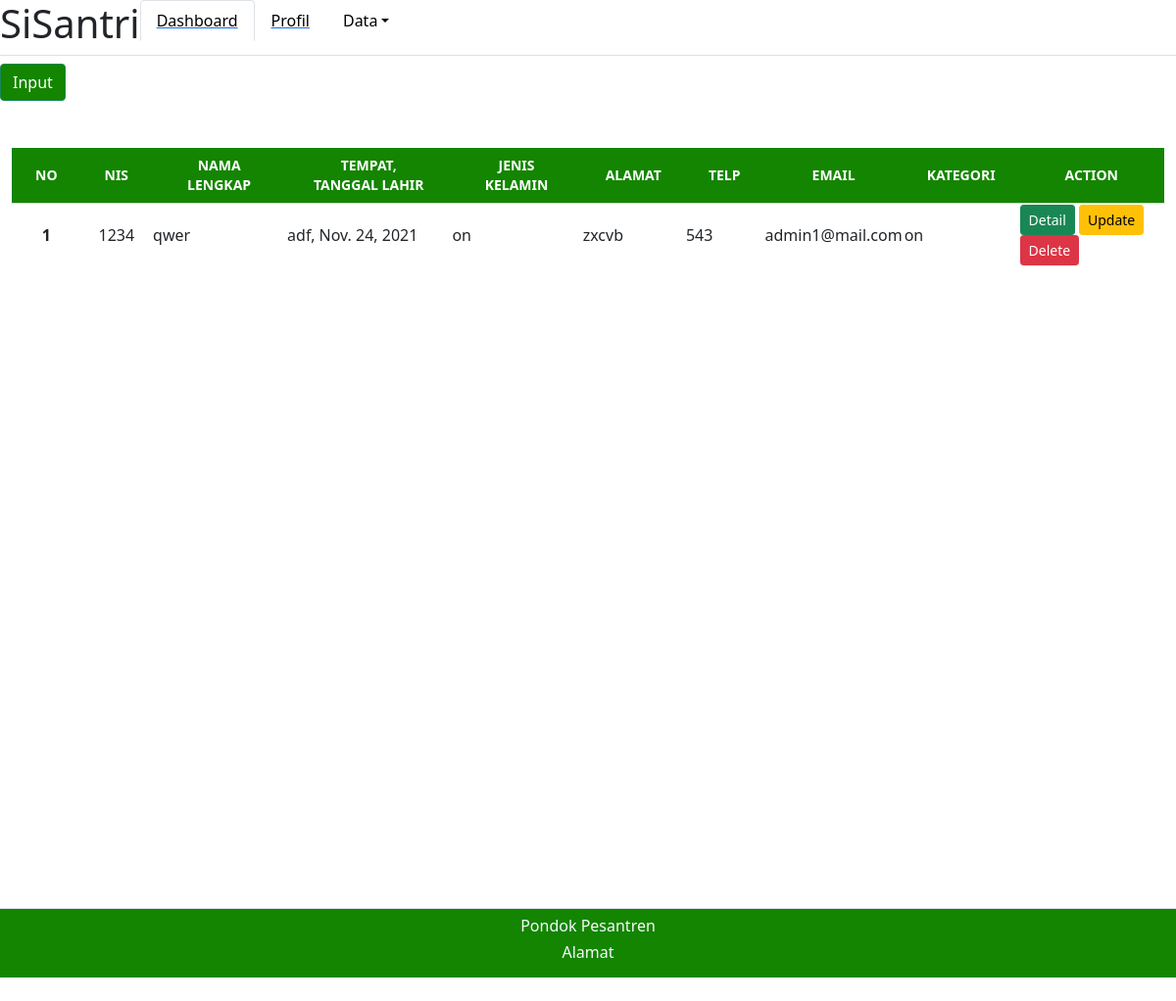
/adminpondok/datasantri/, run on an earlier commit of the app's database.
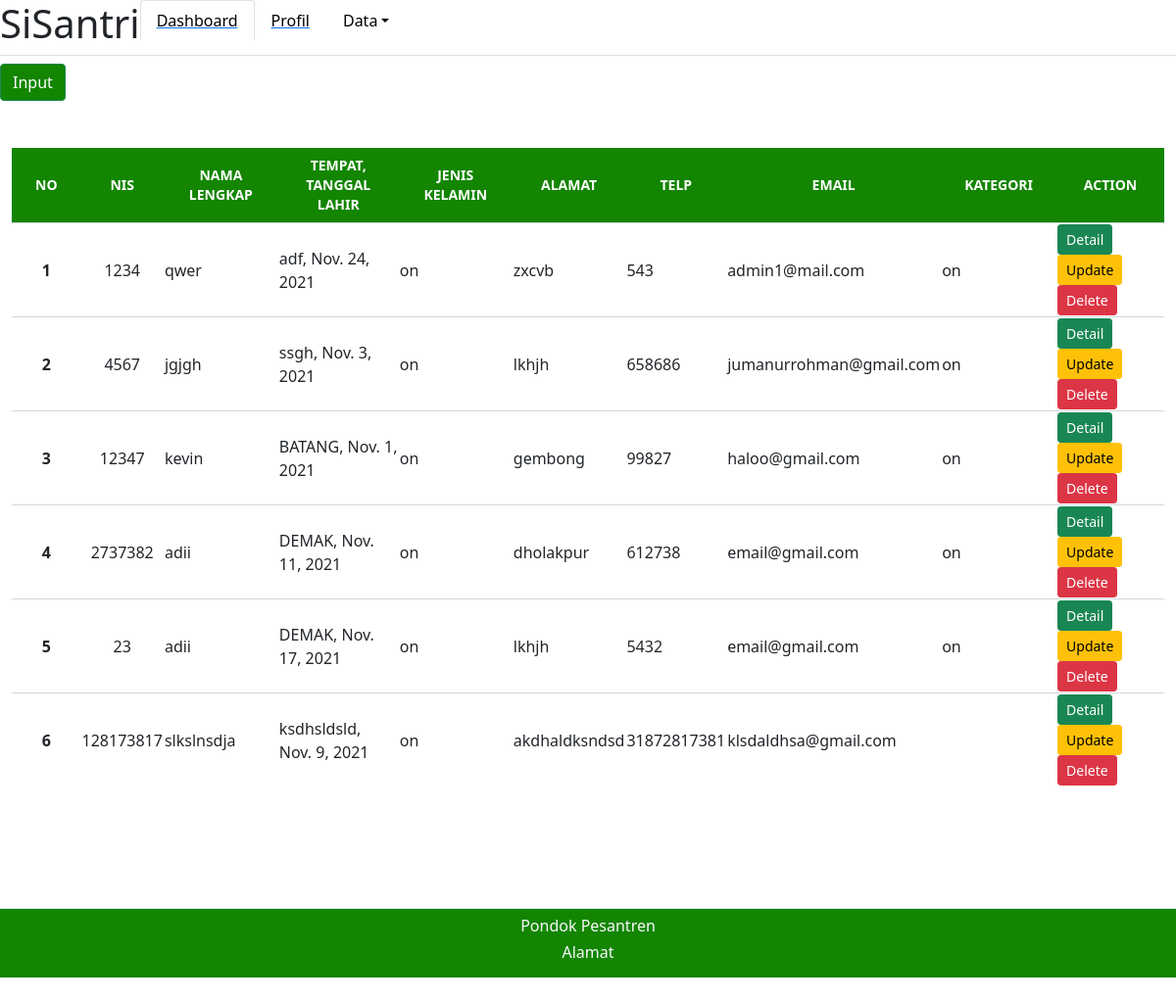
And on a later commit of the database.
### adminpondok/models.py (models this page shows)
class Santri(models.Model):
    kelamin = [
        ('Laki-Laki', 'Laki-Laki'),
        ('Perempuan', 'Perempuan'),
    ]
    kategori = [
        ('Al-Quran', 'Al-Quran'),
        ('Matan', 'Matan'),
        ('Nadhom', 'Nadhom'),
    ]
    nis = models.IntegerField()
    nama_santri = models.CharField(max_length=30)
    tempat_lahir = models.CharField(max_length=20)
    tanggal_lahir = models.DateField()
    jk = models.CharField(max_length=9, choices=kelamin, default='')
    almt = models.TextField(default='')
    telp = models.IntegerField(default=0)
    email = models.CharField(default='', max_length=20)
    ktgri = models.CharField(default='', choices=kategori, max_length=8)

### adminpondok/views.py (the view, shortened to what this page needs)
# urls.py: path('datasantri/', views.datasantri),
def datasantri(req):
    santri = models.Santri.objects.all()
    return render(req, 'adminpondok/datasantri.html', {
        'data': santri,
    })

### adminpondok/templates/adminpondok/datasantri.html (shortened to what this page needs)
{% extends "adminpondok/base.html" %}
{% block content %}
<button type="button" class="btn btn-success" data-bs-toggle="modal" data-bs-target="#staticBackdrop"
    style="background-color: #138500;">
    Input
</button>
</div>
<div class="min-h-screen bg-white py-5">
    <div class="container-fluid">
        <table class=' bg-white divide-y divide-gray-300' style="border: green;">
            <thead class="" style="background-color: #138500; color: #FFFFFF;">
                <tr>
                    <th class="font-semibold text-sm uppercase px-4 py-2 text-center"> No </th>
                    <th class="font-semibold text-sm uppercase px-4 py-2 text-center"> NIS </th>
                    <th class="font-semibold text-sm uppercase px-4 py-2 text-center">Nama Lengkap</th>
                    <th class="font-semibold text-sm uppercase px-4 py-2 text-center">Tempat, Tanggal Lahir</th>
                    <th class="font-semibold text-sm uppercase px-4 py-2 text-center">Jenis Kelamin</th>
                    <th class="font-semibold text-sm uppercase px-4 py-2 text-center">Alamat</th>
                    <th class="font-semibold text-sm uppercase px-4 py-2 text-center">Telp</th>
                    <th class="font-semibold text-sm uppercase px-4 py-2 text-center">Email</th>
                    <th class="font-semibold text-sm uppercase px-4 py-2 text-center">Kategori</th>
                    <th class="font-semibold text-sm uppercase px-4 py-2 text-center">Action</th>
                </tr>
            </thead>
            {% for d in data %}
            <tbody class="divide-y divide-gray-200">
                <tr>
                    <th scope="row" class="text-center">{{ forloop.counter }}</th>
                    <td class="text-center">{{d.nis}}</td>
                    <td>{{d.nama_santri}}</td>
                    <td>{{d.tempat_lahir}}, {{d.tanggal_lahir}}</td>
                    <td>{{d.jk}}</td>
                    <td>{{d.almt}}</td>
                    <td>{{d.telp}}</td>
                    <td>{{d.email}}</td>
                    <td>{{d.ktgri}}</td>
                    <td>
                        <a class="btn btn-sm btn-success" href="/{{d.id}}/detail">Detail</a>
                        <a class="btn btn-sm btn-warning" href="/{{d.id}}/update">Update</a>
                        <a class="btn btn-sm btn-danger" href="/datasantri/{{d.id}}/deletesantri/">Delete</a>
                    </td>
                </tr>
            </tbody>
            {% endfor %}
        </table>
    </div>
</div>
{% endblock %}

### adminpondok/templates/adminpondok/base.html (shortened to what this page needs)
<!DOCTYPE html>
<html lang="en">
<head>
    <link rel="stylesheet" href="https://cdn.jsdelivr.net/npm/bootstrap@5.0.0-beta1/dist/css/bootstrap.min.css">
    <link rel="stylesheet" href="https://cdnjs.cloudflare.com/ajax/libs/font-awesome/4.7.0/css/font-awesome.min.css">
    <link href="https://cdn.jsdelivr.net/npm/bootstrap@5.1.3/dist/css/bootstrap.min.css" rel="stylesheet"
>
    <link rel="stylesheet" href="https://unpkg.com/tailwindcss@^2/dist/tailwind.min.css">
    <link href="https://cdn.jsdelivr.net/npm/bootstrap@5.0.2/dist/css/bootstrap.min.css" rel="stylesheet"
>
</head>
<body>
    <div class="">
        <ul class="nav nav-tabs" id="myTab" role="tablist">
            <h1>SiSantri</h1>
            <li class="nav-item" role="presentation">
                <a href="/adminpondok">
                    <button style="color:black" class="nav-link active" id="home-tab" data-bs-toggle="tab"
                        data-bs-target="#home" type="button" role="tab" aria-controls="home"
                        aria-selected="true">Dashboard</button>
                </a>
            </li>
            <li class="nav-item" role="presentation">
                <a href="/adminpondok/profil">
                    <button style="color:black" class="nav-link" id="profile-tab" data-bs-toggle="tab"
                        data-bs-target="#profile" type="button" role="tab" aria-controls="profile"
                        aria-selected="false">Profil</button>
                </a>
            </li>
            <li class="nav-item" role="presentation">
                <button style="color:black" class="nav-link dropdown-toggle" id="dropdownMenuButton1"
                    data-bs-toggle="dropdown" aria-expanded="false">Data</button>
            </li>
        </ul>
    </div>
    <main>
        <div class="tab-content" id="myTabContent">
            <div class="tab-panel fade show active" id="home" role="tabpanel" aria-labelledby="home-tab">
                {% block content %}
                {% endblock %}
            </div>
    </main>
    <footer class="-flex flex-wrap text-center text-light py-2 my-4 border-top"
        style="background-color: rgba(19, 133, 0, 1); position:relative">
        <h6>Pondok Pesantren</h6>
        <h6>Alamat</h6>
    </footer>
</body>
</html>

What changed in the data, as far as the page shows it:
added Santri: nis "4567", nama_santri "jgjgh", tempat_lahir "ssgh", tanggal_lahir "Nov. 3, 2021", jk "on", almt "lkhjh", telp "658686", email "jumanurrohman@gmail.com", ktgri "on"
added Santri: nis "12347", nama_santri "kevin", tempat_lahir "BATANG", tanggal_lahir "Nov. 1, 2021", jk "on", almt "gembong", telp "99827", email "haloo@gmail.com", ktgri "on"
added Santri: nis "2737382", nama_santri "adii", tempat_lahir "DEMAK", tanggal_lahir "Nov. 11, 2021", jk "on", almt "dholakpur", telp "612738", email "email@gmail.com", ktgri "on"
added Santri: nis "23", nama_santri "adii", tempat_lahir "DEMAK", tanggal_lahir "Nov. 17, 2021", jk "on", almt "lkhjh", telp "5432", email "email@gmail.com", ktgri "on"
added Santri: nis "128173817", nama_santri "slkslnsdja", tempat_lahir "ksdhsldsld", tanggal_lahir "Nov. 9, 2021", jk "on", almt "akdhaldksndsd", telp "31872817381", email "klsdaldhsa@gmail.com"
